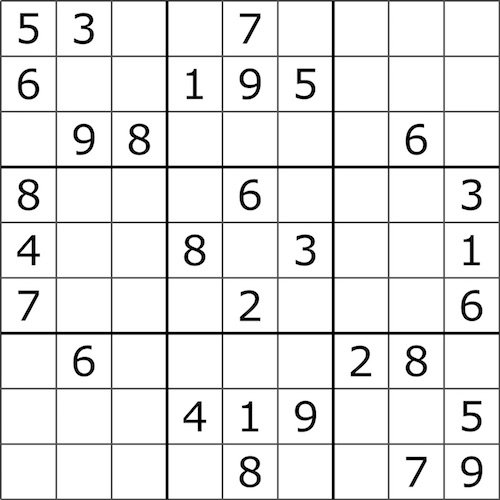
#> input picture test3.jpg, 500 x 500 px, given in place of output.jpg, which was not available
$ python -i boardDetector.py   (imports and definitions only)   (older library calls are emulated)
#> lines starting #> are read from the running program, lines starting #| are printed output that depends on the picture; after the words box and inside, x2 and y2 are one past the last pixel; in counts of white or black regions, pixels touching at a corner belong together; pictures that were not available may be replaced by others from this repository, and a replacement may not be noted
#> in detector, image is the input picture: shape (500, 500, 3); min 0, max 255, mean 233
### digitRecog.py
import numpy as np
import cv2 as cv

def load_base(fn):
    a = np.loadtxt(fn, np.float32, delimiter=',')
    samples, responses = a[:,1:], a[:,0]
    return samples, responses

class DigitModel(object):
    class_n = 26
    train_ratio = 0.5

    def load(self, fn):
        self.model.load(fn)
    def save(self, fn):
        self.model.save(fn)

    # [13 lines left out: functions unroll_samples, unroll_responses, not called in this run]

class SVM(DigitModel):
    def __init__(self):
        self.model = cv.ml.SVM_create()

    # [6 lines left out: function train, not called in this run]

    def predict(self, samples):
        _ret, resp = self.model.predict(samples)
        return resp.ravel()

def recogBoard(board):
    model = SVM()
    samples, responses = load_base('./digits.data')
    model.train(samples, responses)
    verify = np.float32(board)
    result = model.predict(verify)
    return result

### boardDetector.py
import getopt
import sys
import cv2 as cv
import numpy as np
import digitRecog
import solver

def detector():
	padding = 5

	def preprocessImg(image):
		gray = cv.cvtColor(image, cv.COLOR_BGR2GRAY)
		ret,thresh = cv.threshold(gray,128,255,cv.THRESH_BINARY)
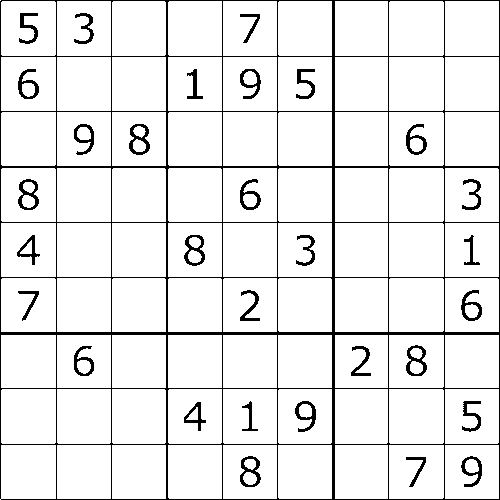
#> thresh: shape (500, 500); 92.2% white; black in thin lines or dots
		outerBox = cv.bitwise_not(thresh)
#> outerBox: shape (500, 500); 7.8% white in thin lines or dots
		return outerBox

	def n10():
		img = np.zeros((50, 50, 3), np.uint8)*255
		img = cv.cvtColor(img, cv.COLOR_BGR2GRAY)
		roi = img[:,:]
		return roi

	def getRoi(box):
		_, contours, _ = cv.findContours(box, cv.RETR_EXTERNAL, cv.CHAIN_APPROX_SIMPLE)
		for cnt in contours:
			[x,y,w,h] = cv.boundingRect(cnt)
			if(h > 15 and w > 5 and x > padding/2 and y > padding/2):
				roi = box[y:y+h,x:x+w]
				roi = cv.resize(roi,(50,50))
				roir = cv.rectangle(np.copy(box),(x,y),(x+w,y+h),(255,0,0),1)
				return roi
		return n10()

	def getBox(img, i, j):
		height, width, channels = image.shape
		cellW = width // 9
		cellH = height // 9
		box = img[cellH*i + padding:cellH*(i+1) - padding, cellW*j + padding:cellW*(j+1) - padding]
		return box

	image = cv.imread('output.jpg')
	outerBox = preprocessImg(image)
	imgBoard = np.empty((0, 2500))
	for i in range(0, 9):
		for j in range(0, 9):
			box = getBox(outerBox, i,j)
			roi = getRoi(box)
			imgBoard = np.append(imgBoard, [roi.ravel()], axis=0)
#> this loop made 9 passes
#> pass 1, in getBox, `box = img[cellH*i + padding:cellH*(i+1) - padding, cellW*j + padding:c..`:
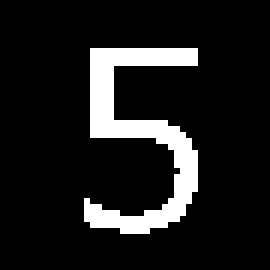
#> box: shape (45, 45) (shown 6 times larger); 11.5% white; 1 white region, box (x1, y1, x2, y2) and area: (14, 8, 33, 39) 233
#> pass 1, in getBox (call 2), `box = img[cellH*i + padding:cellH*(i+1) - padding, cellW*j + padding:c..`:
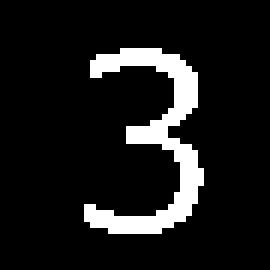
#> box: shape (45, 45) (shown 6 times larger); 10.2% white; 1 white region, box (x1, y1, x2, y2) and area: (14, 8, 34, 39) 207
#> pass 1, in getBox (call 5), `box = img[cellH*i + padding:cellH*(i+1) - padding, cellW*j + padding:c..`:
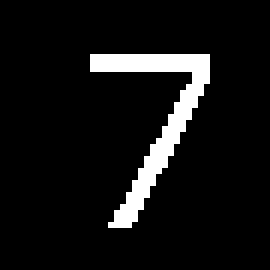
#> box: shape (45, 45) (shown 6 times larger); 7.6% white; 1 white region, box (x1, y1, x2, y2) and area: (15, 9, 35, 38) 154
#> after the loop:
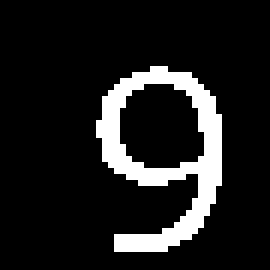
#> box: shape (45, 45) (shown 6 times larger); 12% white; 1 white region, box (x1, y1, x2, y2) and area: (16, 11, 37, 42) 244

	board = digitRecog.recogBoard(imgBoard)
	board = np.reshape(board, (-1, 9 if len(board) > 9 else len(board)))
	board = np.vectorize(lambda t: 0 if t == 10 else t)(board)
	#print("Fed Puzzle:\n",board)

	#find solution depend on board
	resBoard = np.copy(board)
	if(solver.solveSDKBoard(resBoard) == True):
		return resBoard
	else:
		return -1
"""
res = detector()
print("\nSolved Puzzle:\n",res.astype(int))
"""

#> (the run stopped early here; a loop or call above may not have finished)

$ run again, on OP1.png
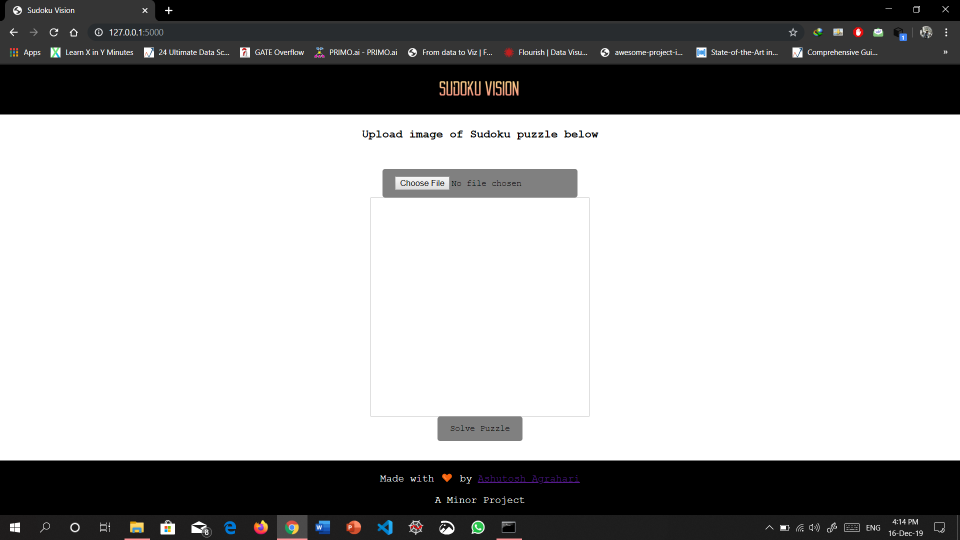
#> input picture OP1.png, 1920 x 1080 px, given in place of output.jpg, which was not available (shown at 1/2 size)
#> in detector, image is the input picture: shape (1080, 1920, 3); mean B, G, R 168.9, 168.9, 168.9
#> in preprocessImg, `ret,thresh = cv.threshold(gray,128,255,cv.THRESH_BINARY)`:
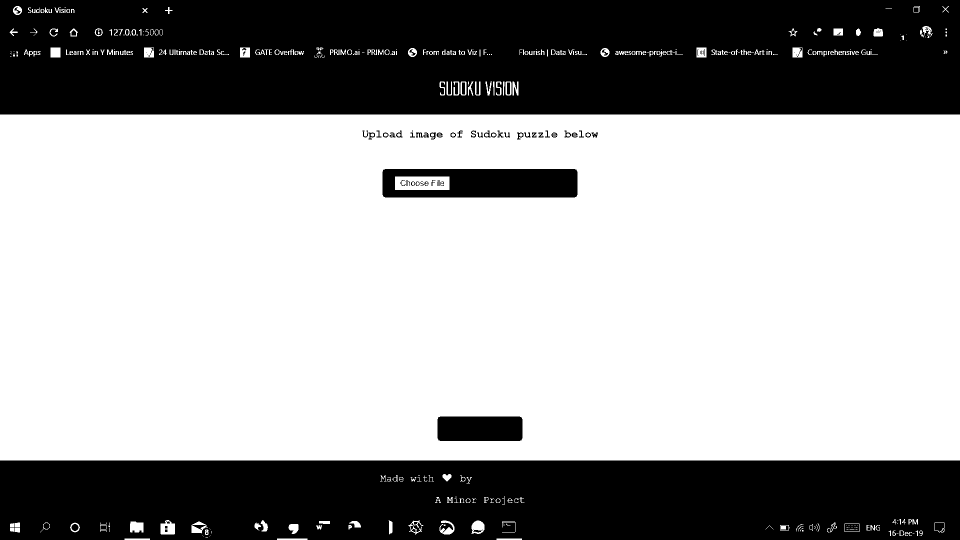
#> thresh: shape (1080, 1920) (shown at 1/2 size); 63.6% white; 160 black regions (75 under 20 px), largest, box (x1, y1, x2, y2) and area: (0, 0, 1920, 229) 426263, (0, 921, 1920, 1080) 296785, (765, 338, 1155, 395) 19244
#> the loop in detector, `for i in range(0, 9):` made 9 passes
#> after the loop in detector, `for i in range(0, 9):`:
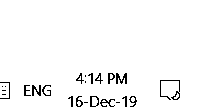
#> box: shape (110, 203); 96.9% white; black in thin lines or dots, all inside (x1, y1, x2, y2) = (0, 73, 180, 107)
